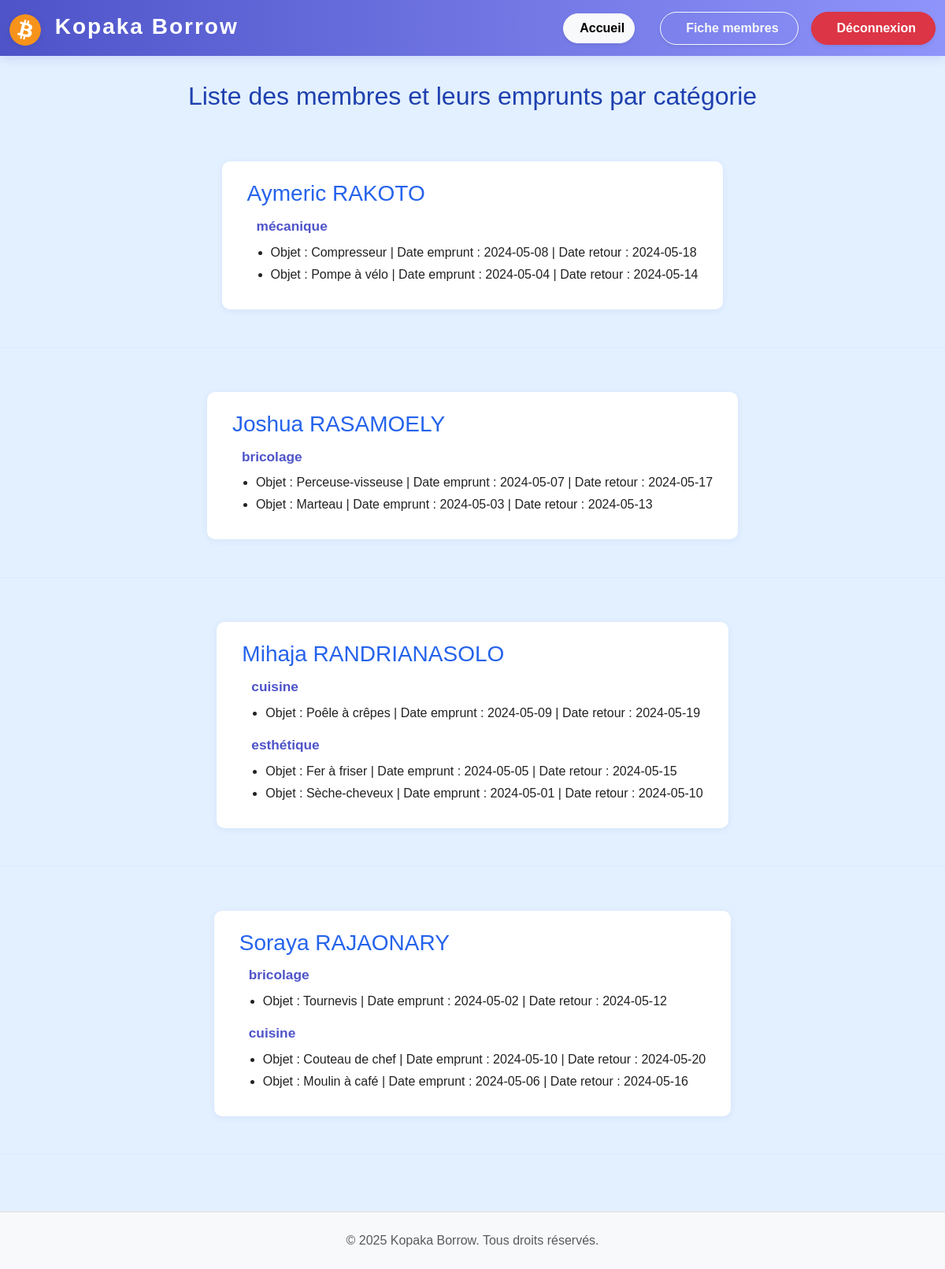
Page /pages/page_sites/fiche_membres.php on the committed database.
### tables this page shows
CREATE TABLE EMPRUNTS_membres (
    id_membre INT AUTO_INCREMENT PRIMARY KEY,
    nom VARCHAR(100),
    date_de_naissance DATE,
    genre CHAR(1),
    email VARCHAR(100),
    ville VARCHAR(100),
    mdp VARCHAR(100),
    image_profil VARCHAR(255)
);

CREATE TABLE EMPRUNTS_categorie_objet (
    id_categorie INT AUTO_INCREMENT PRIMARY KEY,
    nom_categorie VARCHAR(100)
);

CREATE TABLE EMPRUNTS_emprunt (
    id_emprunt INT AUTO_INCREMENT PRIMARY KEY,
    id_objet INT,
    id_membre INT,
    date_emprunt DATE,
    date_retour DATE,
    FOREIGN KEY (id_objet) REFERENCES EMPRUNTS_objet(id_objet),
    FOREIGN KEY (id_membre) REFERENCES EMPRUNTS_membres(id_membre)
);

CREATE TABLE EMPRUNTS_objet (
    id_objet INT AUTO_INCREMENT PRIMARY KEY,
    nom_objet VARCHAR(100),
    id_categorie INT,
    id_membre INT,
    FOREIGN KEY (id_categorie) REFERENCES EMPRUNTS_categorie_objet(id_categorie),
    FOREIGN KEY (id_membre) REFERENCES EMPRUNTS_membres(id_membre)
);

### inc/functions.php (called while the page is built, shortened)
<?php
function get_all_membres($bdd) {
    $sql = "SELECT id_membre, nom FROM EMPRUNTS_membres ORDER BY nom";
    $res = mysqli_query($bdd, $sql);
    $membres = array();
    if ($res) {
        while ($row = mysqli_fetch_assoc($res)) {
            $membres[] = $row;
        }
    }
    return $membres;
}
function get_categories_empruntees_by_membre($bdd, $id_membre) {
    $sql = "SELECT DISTINCT c.id_categorie, c.nom_categorie
            FROM EMPRUNTS_emprunt e
            JOIN EMPRUNTS_objet o ON e.id_objet = o.id_objet
            JOIN EMPRUNTS_categorie_objet c ON o.id_categorie = c.id_categorie
            WHERE e.id_membre = $id_membre
            ORDER BY c.nom_categorie";
    $res = mysqli_query($bdd, $sql);
    $categories = array();
    if ($res) {
        while ($row = mysqli_fetch_assoc($res)) {
            $categories[] = $row;
        }
    }
    return $categories;
}
function get_emprunts_by_membre_and_categorie($bdd, $id_membre, $id_categorie) {
    $sql = "SELECT o.nom_objet, e.date_emprunt, e.date_retour
            FROM EMPRUNTS_emprunt e
            JOIN EMPRUNTS_objet o ON e.id_objet = o.id_objet
            WHERE e.id_membre = $id_membre AND o.id_categorie = $id_categorie
            ORDER BY e.date_emprunt DESC";
    $res = mysqli_query($bdd, $sql);
    $emprunts = array();
    if ($res) {
        while ($row = mysqli_fetch_assoc($res)) {
            $emprunts[] = $row;
        }
    }
    return $emprunts;
}

### pages/page_sites/fiche_membres.php (the view, shortened to what this page needs)
<?php
require_once '../../inc/connexion.php';
require_once '../../inc/functions.php';
$bdd = connectDB();
$membres = get_all_membres($bdd);
?>
<!DOCTYPE html>
<html lang="fr">
<head>
    <link rel="stylesheet" href="../../assets/css/bootstrap.min.css">
    <link rel="stylesheet" href="../../assets/css_perso/style_fiche_membres.css">
    <link rel="stylesheet" href="../../assets/css_perso/style_home.css">
</head>
<?php include '../../inc/header.php'; ?>
<body>
<h2>Liste des membres et leurs emprunts par catégorie</h2>
<?php if (count($membres) > 0) { for ($i = 0; $i < count($membres); $i++) { ?>
    <div class="membre-block">
        <h3><?php echo $membres[$i]['nom']; ?></h3>
        <?php $categories = get_categories_empruntees_by_membre($bdd, $membres[$i]['id_membre']);
        if (count($categories) > 0) { for ($j = 0; $j < count($categories); $j++) { ?>
            <div class="categorie-block">
                <b><?php echo $categories[$j]['nom_categorie']; ?></b><br>
                <?php $emprunts = get_emprunts_by_membre_and_categorie($bdd, $membres[$i]['id_membre'], $categories[$j]['id_categorie']);
                if (count($emprunts) > 0) { ?>
                    <ul>
                    <?php for ($k = 0; $k < count($emprunts); $k++) { ?>
                        <li>Objet : <?php echo $emprunts[$k]['nom_objet']; ?> | Date emprunt : <?php echo $emprunts[$k]['date_emprunt']; ?> | Date retour : <?php echo $emprunts[$k]['date_retour']; ?></li>
                    <?php } ?>
                    </ul>
                <?php } else { ?>
                    Aucun emprunt dans cette catégorie.<br>
                <?php } ?>
            </div>
        <?php } } else { ?>
            Aucun emprunt pour ce membre.<br>
        <?php } ?>
    </div>
    <hr>
<?php } } else { ?>
    Aucun membre trouvé.
<?php } ?>
<?php include '../../inc/footer.php'; ?>
</body>
</html>

### inc/header.php (shortened to what this page needs)
<nav class="navbar navbar-expand-lg navbar-dark" style="background: linear-gradient(90deg, #4e54c8 0%, #8f94fb 100%); box-shadow: 0 4px 12px rgba(78,84,200,0.15);">
    <div class="container-fluid">
        <a class="navbar-brand fw-bold fs-3" href="#" style="color: #fff; letter-spacing: 2px;">
            <img src="../../assets/images/logo.png" alt="Logo" width="40" height="40" class="d-inline-block align-text-top me-2" style="border-radius: 50%; box-shadow: 0 2px 8px rgba(0,0,0,0.08);">
            Kopaka Borrow
        </a>
        <div class="d-flex ms-auto align-items-center">
        <a href="../../pages/page_sites/home.php" class="btn btn-light me-3 fw-semibold shadow-sm" style="border-radius: 25px; transition: background 0.2s;">
            <i class="bi bi-house-door-fill me-2"></i>Accueil
        </a>
            <a href="../../pages/page_sites/fiche_membres.php" class="btn btn-outline-light px-4 py-2 fw-semibold shadow-sm me-3" style="border-radius: 25px; transition: background 0.2s;">
                <i class="bi bi-person-lines-fill me-2"></i>Fiche membres
            </a>
            <a href="../../inc/deconnexion.php" class="btn btn-danger px-4 py-2 fw-semibold shadow-sm" style="border-radius: 25px; transition: background 0.2s;">
                <i class="bi bi-box-arrow-right me-2"></i>Déconnexion
            </a>
        </div>
    </div>
</nav>

### inc/footer.php
<footer class="text-center py-4 mt-5" style="background: #f8f9fa; border-top: 1px solid #e0e0e0;">
    <span class="text-muted">&copy; <?php echo date('Y'); ?> Kopaka Borrow. Tous droits réservés.</span>
</footer>

### assets/css_perso/style_fiche_membres.css (style rules this page uses)
body { background: #f6f8ff; font-family: Arial, sans-serif; margin: 0; padding: 0; }
h2 { text-align: center; color: #1e40af; margin-top: 32px; margin-bottom: 32px; }
.membre-block { background: #fff; border-radius: 10px; box-shadow: 0 2px 10px rgba(30,64,175,0.07); margin: 32px auto 24px auto; max-width: 700px; padding: 24px 32px 16px 32px; }
.membre-block h3 { color: #2563eb; margin-bottom: 12px; margin-top: 0; }
.categorie-block { margin-bottom: 16px; padding-left: 12px; }
.categorie-block b { color: #4e54c8; font-size: 1.08em; }
ul { margin: 8px 0 8px 18px; padding: 0; }
li { margin-bottom: 4px; color: #222; }
hr { border: none; border-top: 1px solid #c3dafe; margin: 24px 0; }

### assets/css_perso/style_home.css (style rules this page uses)
html, body { height: 100%; }
body { min-height: 100vh; display: flex; flex-direction: column; background: #e3f0ff; margin: 0; font-family: Arial, sans-serif; }
footer { flex-shrink: 0; }

### rows in the picture
emprunts_membres: nom "Aymeric RAKOTO"
emprunts_categorie_objet: nom_categorie "mécanique"
emprunts_emprunt: id_objet.nom_objet "Compresseur", date_emprunt "2024-05-08", date_retour "2024-05-18"
emprunts_emprunt: id_objet.nom_objet "Pompe à vélo", date_emprunt "2024-05-04", date_retour "2024-05-14"
emprunts_membres: nom "Joshua RASAMOELY"
emprunts_categorie_objet: nom_categorie "bricolage"
emprunts_emprunt: id_objet.nom_objet "Perceuse-visseuse", date_emprunt "2024-05-07", date_retour "2024-05-17"
emprunts_emprunt: id_objet.nom_objet "Marteau", date_emprunt "2024-05-03", date_retour "2024-05-13"
emprunts_membres: nom "Mihaja RANDRIANASOLO"
emprunts_categorie_objet: nom_categorie "cuisine"
emprunts_emprunt: id_objet.nom_objet "Poêle à crêpes", date_emprunt "2024-05-09", date_retour "2024-05-19"
emprunts_categorie_objet: nom_categorie "esthétique"
emprunts_emprunt: id_objet.nom_objet "Fer à friser", date_emprunt "2024-05-05", date_retour "2024-05-15"
emprunts_emprunt: id_objet.nom_objet "Sèche-cheveux", date_emprunt "2024-05-01", date_retour "2024-05-10"
emprunts_membres: nom "Soraya RAJAONARY"
emprunts_emprunt: id_objet.nom_objet "Tournevis", date_emprunt "2024-05-02", date_retour "2024-05-12"
emprunts_emprunt: id_objet.nom_objet "Couteau de chef", date_emprunt "2024-05-10", date_retour "2024-05-20"
emprunts_emprunt: id_objet.nom_objet "Moulin à café", date_emprunt "2024-05-06", date_retour "2024-05-16"
